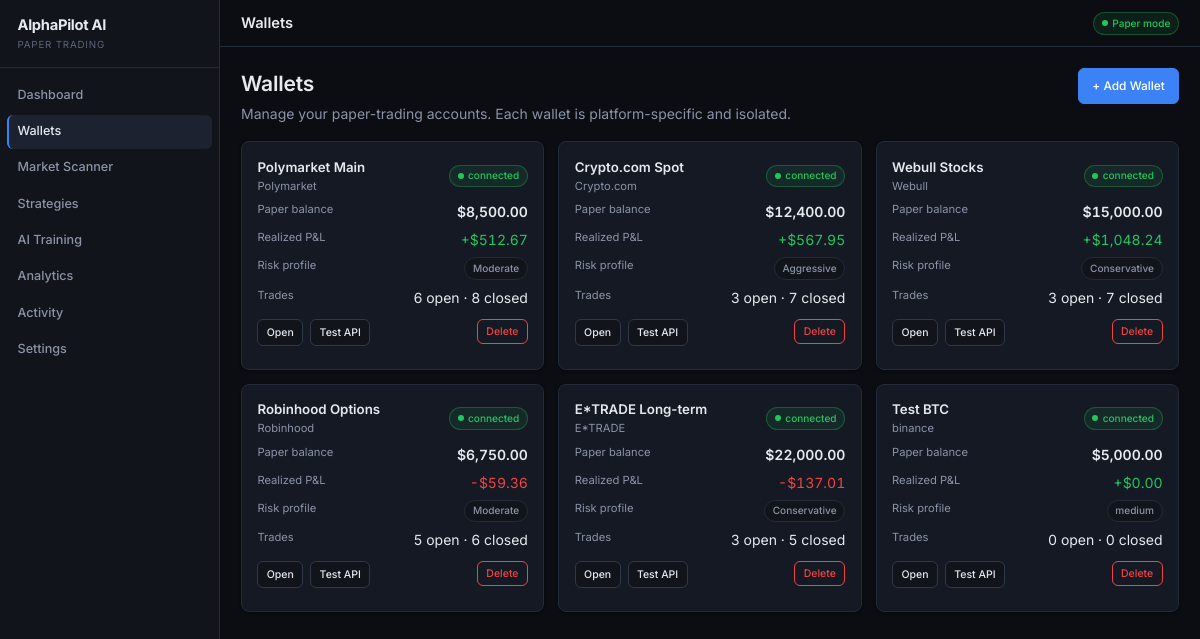
The page /wallets on the database as committed earlier.
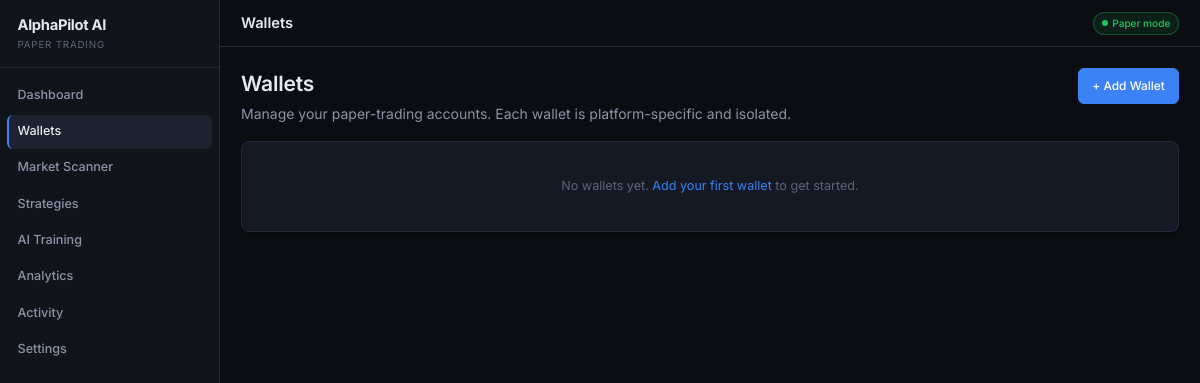
The same page on the database as committed later.
### database/models.py (models this page shows)
class Base(DeclarativeBase):
    pass

class Wallet(Base):
    __tablename__ = "wallets"
    id = Column(Integer, primary_key=True)
    name = Column(String(120), nullable=False)
    platform = Column(String(80), nullable=False)
    paper_balance = Column(Float, default=10_000.0, nullable=False)
    real_balance_placeholder = Column(Float, default=0.0)
    risk_profile = Column(String(40), default="Moderate")
    sandbox_mode = Column(Boolean, default=True)
    paper_trading_only = Column(Boolean, default=True)
    connection_status = Column(String(40), default="disconnected")
    api_status = Column(String(40), default="mock")
    last_synced = Column(DateTime, default=utcnow)
    created_at = Column(DateTime, default=utcnow)
    trades = relationship("PaperTrade", back_populates="wallet", cascade="all,delete")
    positions = relationship("Position", back_populates="wallet", cascade="all,delete")
    credentials = relationship(
        "ApiCredentialPlaceholder", back_populates="wallet", cascade="all,delete"
    )

### app/web.py (the view)
@router.get("/wallets", response_class=HTMLResponse)
def wallets_page(request: Request) -> HTMLResponse:
    wallets = get_wallets()
    pnl_df = pnl_by_wallet()
    pnl_map = {row["wallet"]: float(row["pnl"]) for _, row in pnl_df.iterrows()} if not pnl_df.empty else {}
    with session_scope() as s:
        for w in wallets:
            open_count = s.query(PaperTrade).filter(
                PaperTrade.wallet_id == w["id"], PaperTrade.status == "open"
            ).count()
            closed_count = s.query(PaperTrade).filter(
                PaperTrade.wallet_id == w["id"], PaperTrade.status == "closed"
            ).count()
            w["open_trades"] = open_count
            w["closed_trades"] = closed_count
            label = f"{w['name']} ({w['platform']})"
            w["pnl"] = pnl_map.get(label, 0.0)
    return templates.TemplateResponse(request=request, name="wallets.html", context=_ctx(request, active="wallets", wallets=wallets),
)

### app/templates/wallets.html (shortened to what this page needs)
{% extends "base.html" %}
{% block topbar %}Wallets{% endblock %}
{% block content %}
<div class="page-head">
  <div>
    <h1>Wallets</h1>
    <p>Manage your paper-trading accounts. Each wallet is platform-specific and isolated.</p>
  </div>
  <a class="btn btn-primary" href="/wallets/new">+ Add Wallet</a>
</div>
<div class="grid grid-3">
  {% for w in wallets %}
    <div class="card">
      <div class="flex justify-between items-center mb-2">
        <div>
          <div class="card-title">{{ w.name }}</div>
          <div class="text-muted" style="font-size: 0.8rem;">{{ w.platform }}</div>
        </div>
        {% if 'connected' in w.connection_status %}
          <span class="badge badge-good badge-dot">connected</span>
        {% else %}
          <span class="badge badge-warn badge-dot">{{ w.connection_status }}</span>
        {% endif %}
      </div>
      <div class="flex justify-between mb-2">
        <span class="text-muted" style="font-size: 0.8rem;">Paper balance</span>
        <span class="tnum" style="font-weight: 600;">{{ w.paper_balance | money }}</span>
      </div>
      <div class="flex justify-between mb-2">
        <span class="text-muted" style="font-size: 0.8rem;">Realized P&amp;L</span>
        <span class="tnum {{ 'text-good' if w.pnl >= 0 else 'text-bad' }}">{{ w.pnl | signed }}</span>
      </div>
      <div class="flex justify-between mb-2">
        <span class="text-muted" style="font-size: 0.8rem;">Risk profile</span>
        <span class="badge">{{ w.risk_profile }}</span>
      </div>
      <div class="flex justify-between mb-3">
        <span class="text-muted" style="font-size: 0.8rem;">Trades</span>
        <span class="tnum">{{ w.open_trades }} open · {{ w.closed_trades }} closed</span>
      </div>
      <div class="flex gap-2">
        <a class="btn btn-sm" href="/wallets/{{ w.id }}">Open</a>
        <button class="btn btn-sm" hx-post="/wallets/{{ w.id }}/test" hx-target="#test-{{ w.id }}" hx-swap="innerHTML">Test API</button>
        <form method="post" action="/wallets/{{ w.id }}/delete" onsubmit="return confirm('Delete wallet {{ w.name }}? This cannot be undone.')" style="margin-left: auto;">
          <button class="btn btn-sm btn-danger" type="submit">Delete</button>
        </form>
      </div>
    </div>
  {% else %}
    <div class="card empty" style="grid-column: 1 / -1;">
      No wallets yet. <a href="/wallets/new">Add your first wallet</a> to get started.
    </div>
  {% endfor %}
</div>
{% endblock %}

Rows that differ between the two databases and show on the page:
removed Wallet: name "Polymarket Main", platform "Polymarket", connection_status "connected", paper_balance "$8,500.00", pnl|signed "+$512.67", risk_profile "Moderate", open_trades "6", closed_trades "8"
removed Wallet: name "Crypto.com Spot", platform "Crypto.com", connection_status "connected", paper_balance "$12,400.00", pnl|signed "+$567.95", risk_profile "Aggressive", open_trades "3", closed_trades "7"
removed Wallet: name "Webull Stocks", platform "Webull", connection_status "connected", paper_balance "$15,000.00", pnl|signed "+$1,048.24", risk_profile "Conservative", open_trades "3", closed_trades "7"
removed Wallet: name "Robinhood Options", platform "Robinhood", connection_status "connected", paper_balance "$6,750.00", pnl|signed "-$59.36", risk_profile "Moderate", open_trades "5", closed_trades "6"
removed Wallet: name "E*TRADE Long-term", platform "E*TRADE", connection_status "connected", paper_balance "$22,000.00", pnl|signed "-$137.01", risk_profile "Conservative", open_trades "3", closed_trades "5"
removed Wallet: name "Test BTC", platform "binance", connection_status "connected", paper_balance "$5,000.00", pnl|signed "+$0.00", risk_profile "medium", open_trades "0", closed_trades "0"
Other text that changed with them:
text now shown: "No wallets yet. Add your first wallet to get started."
